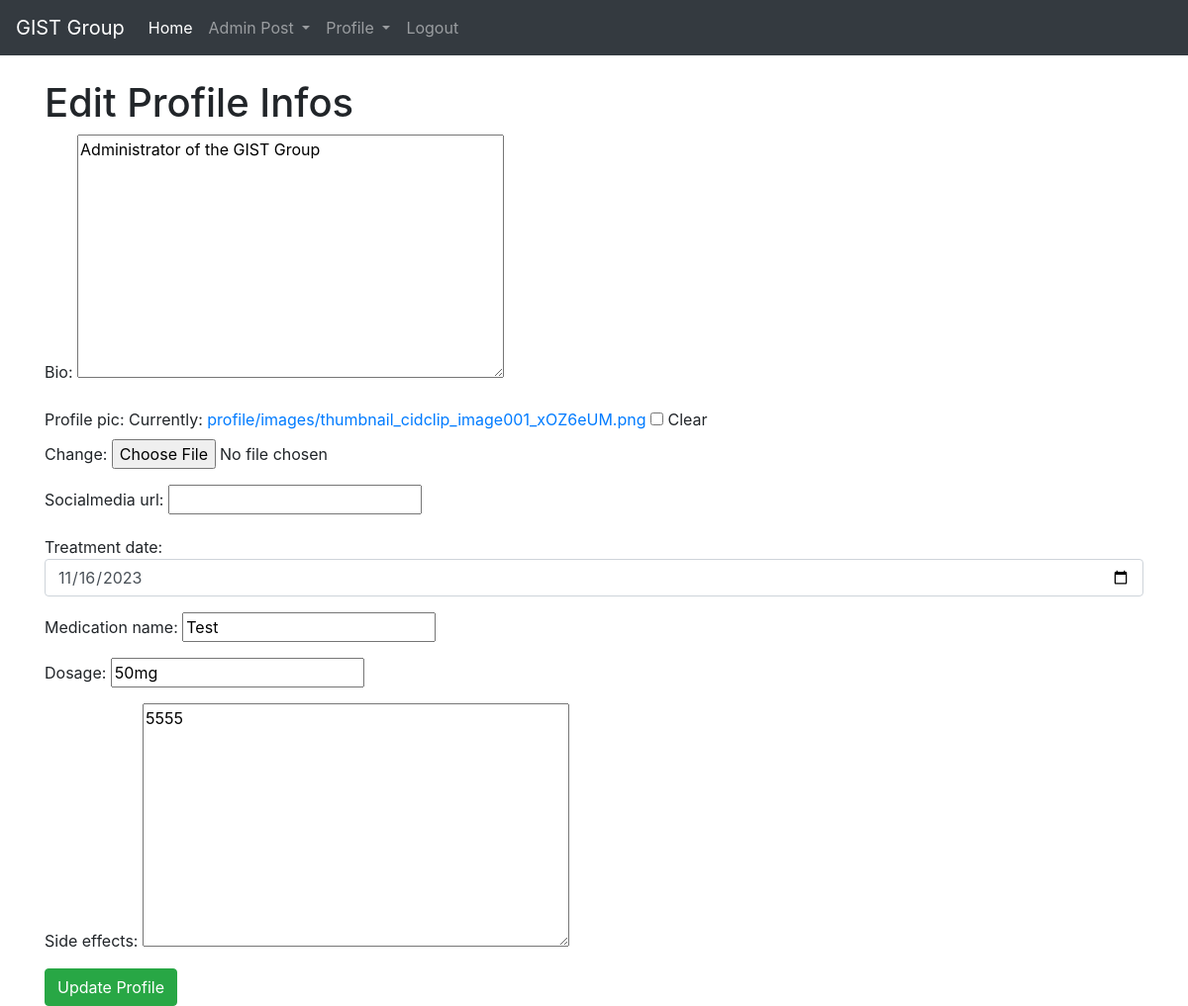
Page /members/1/edit_profile_page/ (signed in) on the committed database.
### blog/models.py (models this page shows, shortened)
class Profile(models.Model):
    user = models.OneToOneField(User, null=True, on_delete=models.CASCADE)  # One-to-one relationship with User model
    bio = models.TextField()  # Biography of the user
    profile_pic = models.ImageField(null=True, blank=True, upload_to="profile/images/")  # Profile picture
    socialmedia_url = models.CharField(max_length=200, blank=True, null=True)  # Social media URL

class TreatmentLog(models.Model):
    user = models.ForeignKey(User, on_delete=models.CASCADE)
    treatment_date = models.DateField()
    medication_name = models.CharField(max_length=200)
    dosage = models.CharField(max_length=100)
    side_effects = models.TextField(blank=True, null=True)

### members/views.py (the view, shortened to what this page needs)
# urls.py: path('<int:pk>/edit_profile_page/', EditProfilePageView.as_view(), name='edit_profile_page'),  # Maps to EditProfilePageView for editing a user's profile page, using user's primary key (pk)
class EditProfilePageView(generic.UpdateView):
    model = Profile  # The model associated with this view
    template_name = 'registration/edit_profile_page.html'  # Template to render the edit profile page form
    fields = ['bio', 'profile_pic', 'socialmedia_url']  # Fields to include in the form
    success_url = reverse_lazy('index')  # Redirect URL after successful profile update
    def get_context_data(self, *args, **kwargs):
        print('this is the edit profile page view')
        context = super().get_context_data(*args, **kwargs)
        treatment_log_form = TreatmentLogForm()
        treatment_logs = TreatmentLog.objects.filter(user=self.request.user)
        context["treatment_logs"] = treatment_logs
        treatment_log_form = TreatmentLogForm()
        if treatment_logs:
            latest_log = treatment_logs.first()
            latest_log_content = {
                'treatment_date': latest_log.treatment_date,
                'medication_name': latest_log.medication_name,
                'dosage': latest_log.dosage,
                'side_effects': latest_log.side_effects
            }
            treatment_log_form = TreatmentLogForm(initial=latest_log_content, auto_id=False)
        context['treatment_log_form'] = treatment_log_form
        return context

### members/forms.py
class TreatmentLogForm(forms.ModelForm):
    class Meta:
        model = TreatmentLog
        fields = ('treatment_date', 'medication_name', 'dosage', 'side_effects')
        widgets = {
        'treatment_date': forms.DateInput(attrs={'class': 'form-control', 'type': 'date'}),
    }

### members/templates/registration/edit_profile_page.html (shortened to what this page needs)
{% extends 'base.html' %}
{% block content %}
<h1>Edit Profile Infos</h1>
{% if user.is_authenticated and user.pk == profile.user.pk %}
    <form method="POST" enctype="multipart/form-data">
        {{ form.as_p }}
        {{ treatment_log_form.as_p }}
        <button type="submit" class="btn btn-success">Update Profile</button>
    </form>
{% else %}
    Not allowed!
{% endif %}
{% endblock %}

### rows in the picture
Profile: bio "Administrator of the GIST Group"
TreatmentLog: treatment_date "11/16/2023", medication_name "Test", dosage "50mg", side_effects "5555"
